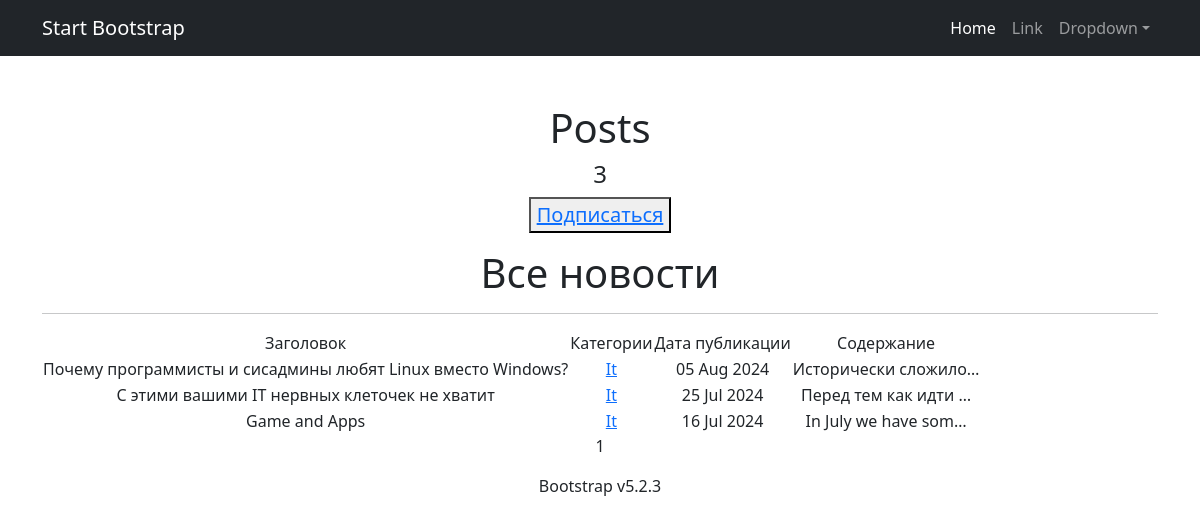
/posts/category/2, run on an earlier commit of the app's database.
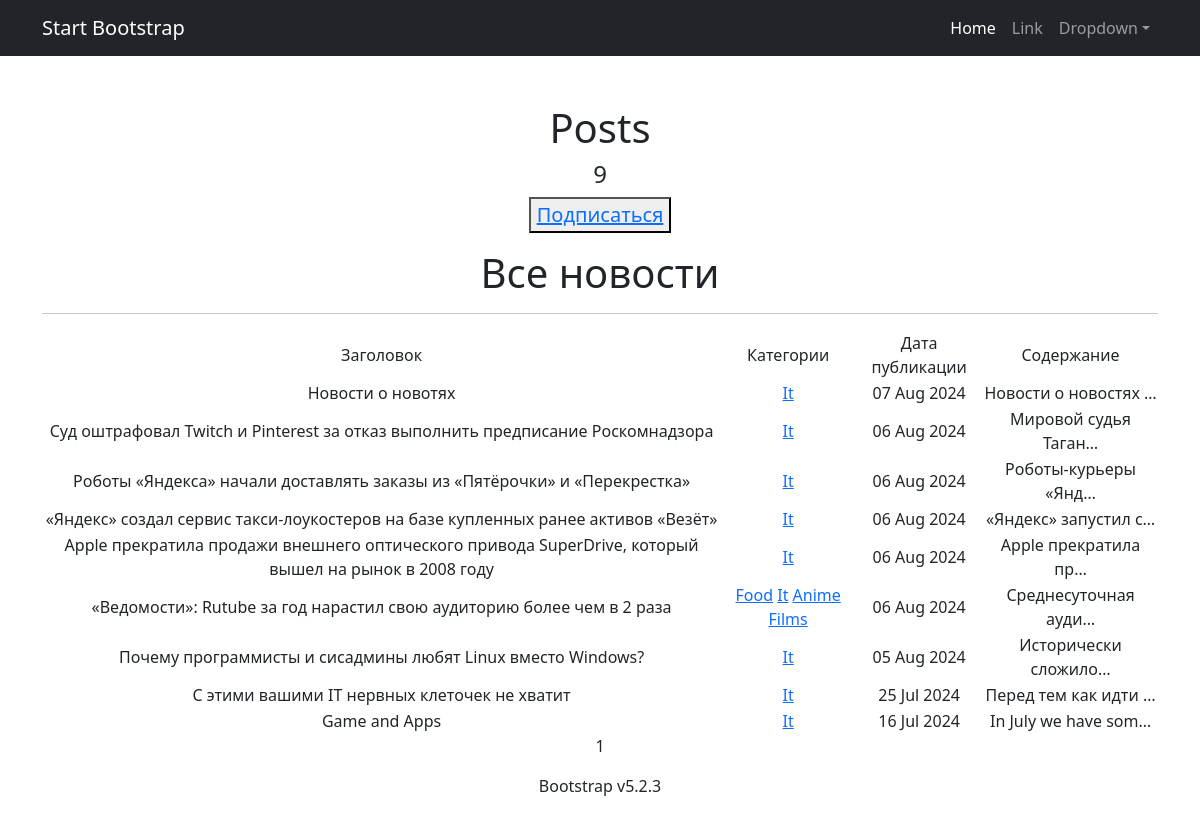
And on a later commit of the database.
### news/models.py (models this page shows, shortened)
class Post(models.Model):
    article = 'A'
    news = 'N'
    POSITIONS = [
        (article, 'статья'),
        (news, 'новость')
    ]
    author = models.ForeignKey(Author, on_delete=models.CASCADE)
    type = models.CharField(max_length=1, choices=POSITIONS, default=news)
    date = models.DateTimeField(auto_now_add=True)
    category = models.ManyToManyField(
        Category,
        through='PostCategory',
        related_name='posts',)
    title = models.CharField(max_length=225)
    text = models.TextField()
    rating = models.IntegerField(default=0)

class Category(models.Model):
    name = models.CharField(max_length=255, unique=True)
    subscribers = models.ManyToManyField(User, through='UserCategory', related_name='categories', blank=True)
    def __str__(self):
        return self.name.title()

### news/views.py (the view)
# urls.py: path('category/<int:pk>', CategoryList.as_view(), name='category_list'),
class CategoryList(ListView):
    model = Post
    template_name = 'category_list.html'
    context_object_name = 'category_post_list'
    paginate_by = 10
    def get_queryset(self):
        self.category = get_object_or_404(Category, id=self.kwargs['pk'])
        queryset = Post.objects.filter(category=self.category).order_by('-date')
        return queryset
    def get_context_data(self, **kwargs):
        context = super().get_context_data(**kwargs)
        context['is_not_subscriber'] = self.request.user not in self.category.subscribers.all()
        context['category'] = self.category
        return context

### news/templatetags/my_filters.py (called while the page is built)
@register.filter()
def censor(value):
    for word in censor_words:
        if word in value:
            value = value.replace(word[1:], '*' * len(word[1:]))
    return value

### templates/category_list.html (shortened to what this page needs)
{% extends 'flatpages/default.html' %}
{% load my_filters %}
{% load my_tags %}
{% block title %}
Posts
<h4>{{ category_post_list|length }}</h4>
{% endblock title %}
{% block content %}
    {% if is_not_subscriber %}
        <button> <a href="{% url 'subscribe' category.id %}"> Подписаться </a></button>
    {% else %}
        <button> <a href="{% url 'subscribe' category.id %}"> Отписаться </a></button>
    {% endif %}
   <h1>Все новости</h1>
   <hr>
   {% if category_post_list %}
       <table>
           <tr>
               <td>Заголовок</td>
               <td>Категории</td>
               <td>Дата публикации</td>
               <td>Содержание</td>
           </tr>
           {% for post in category_post_list %}
           <tr>
               <td>{{ post.title|censor }}</td>
               <td>
                   {% for category in post.category.all %}
                   <a href="{% url 'category_list' category.id %}">{{ category }}</a>
                   {% endfor %}
               </td>
               <td>{{ post.date|date:'d M Y' }}</td>
               <td>{{ post.text|truncatechars:20|censor }}</td>
           </tr>
           {% endfor %}
       </table>
   {% else %}
       <h2>Новостей пока нет!</h2>
   {% endif %}
   {{ page_obj.number }}
{% endblock content %}

### templates/flatpages/default.html (shortened to what this page needs)
<!DOCTYPE html>
<html lang="en">
    <head>
        {% load static %}
        <link href="{% static 'css/styles.css' %}" rel="stylesheet" />
    </head>
    <body>
        <nav class="navbar navbar-expand-lg navbar-dark bg-dark">
            <div class="container">
                <a class="navbar-brand" href="#">Start Bootstrap</a>
                <div class="collapse navbar-collapse" id="navbarSupportedContent">
                    <ul class="navbar-nav ms-auto mb-2 mb-lg-0">
                        <li class="nav-item"><a class="nav-link active" aria-current="page" href="#">Home</a></li>
                        <li class="nav-item"><a class="nav-link" href="#">Link</a></li>
                        <li class="nav-item dropdown">
                            <a class="nav-link dropdown-toggle" id="navbarDropdown" href="#" role="button" data-bs-toggle="dropdown" aria-expanded="false">Dropdown</a>
                        </li>
                    </ul>
                </div>
            </div>
        </nav>
        <div class="container">
            <div class="text-center mt-5">
                <h1>{% block title %} {% endblock title%}</h1>
                <p class="lead">{% block content %} {% endblock content %}</p>
                <p>Bootstrap v5.2.3</p>
            </div>
        </div>
    </body>
</html>

What changed in the data, as far as the page shows it:
added Post: title|censor "Новости о новотях", date "07 Aug 2024", text|censor "Новости о новостях …", Category (name "It")
added Post: title|censor "Суд оштрафовал Twitch и Pinterest за отказ выполнить предписание Роскомнадзора", date "06 Aug 2024", text|censor "Мировой судья Таган…", Category (name "It")
added Post: title|censor "Роботы «Яндекса» начали доставлять заказы из «Пятёрочки» и «Перекрестка»", date "06 Aug 2024", text|censor "Роботы‑курьеры «Янд…", Category (name "It")
added Post: title|censor "«Яндекс» создал сервис такси-лоукостеров на базе купленных ранее активов «Везёт»", date "06 Aug 2024", text|censor "«Яндекс» запустил с…", Category (name "It")
added Post: title|censor "Apple прекратила продажи внешнего оптического привода SuperDrive, который вышел на рынок в 2008 году", date "06 Aug 2024", text|censor "Apple прекратила пр…", Category (name "It")
added Post: title|censor "«Ведомости»: Rutube за год нарастил свою аудиторию более чем в 2 раза", date "06 Aug 2024", text|censor "Среднесуточная ауди…", Category (name "It")
now on this page (row unchanged): Category: name "Food", shown under "«Ведомости»: Rutube за год нарастил свою аудиторию более чем в 2 раза"
now on this page (row unchanged): Category: name "Anime", shown under "«Ведомости»: Rutube за год нарастил свою аудиторию более чем в 2 раза"
now on this page (row unchanged): Category: name "Films", shown under "«Ведомости»: Rutube за год нарастил свою аудиторию более чем в 2 раза"
Also different on the page:
{{ category_post_list|length }}: "3" → "9"
